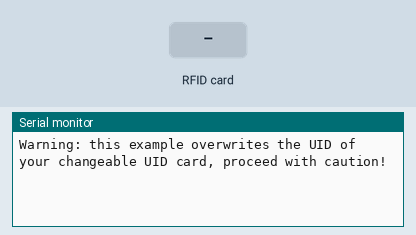
Recording of a sketch running on a simulated Arduino Uno, built with avr-gcc and run on an emulated ATmega328P. Shown: the last lines printed to the serial monitor. The inputs (shaded band) are chosen by the test bench.

Above: at 1.2 s.
1.3 s: RFID card DE AD BE EF held to the reader
At 2.2 s:
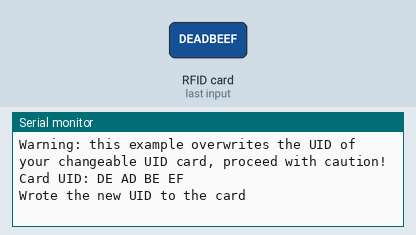
2.8 s: RFID card 5E 7A 19 C4 held to the reader
At 4.0 s:
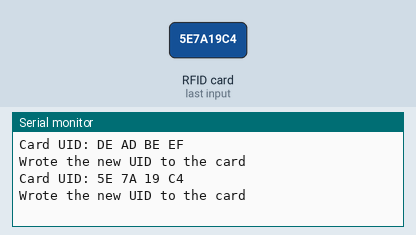

Measured:
- after the input at 1.3 s, the serial monitor: prints a new line after 0.06 s (image 1)
- after the input at 2.8 s, the serial monitor: prints a new line at once (image 2)

The sketch:

rfid_module.ino
```cpp
// RFID Reader Module

//  Example to show how to set the UID on a UID changeable MIFARE card

// Typical pin layout used:
/* -------------------------------------
 *             MFRC522      Arduino
 *             Reader/PCD   Uno
 * Signal      Pin          Pin
 * -------------------------------------
 * RST/Reset   RST          9
 * SPI SS      SDA(SS)      10
 * SPI MOSI    MOSI         11 / ICSP-4
 * SPI MISO    MISO         12 / ICSP-1
 * SPI SCK     SCK          13 / ICSP-3
*/

#include <SPI.h>
#include <MFRC522.h>

// Pinout Definitions
#define RST_PIN   9
#define SS_PIN    10
// Instantiate an RFID Reader module object of class MFRC522
MFRC522 mfrc522(SS_PIN, RST_PIN);

// Define a new UID
#define NEW_UID {0xDE, 0xAD, 0xBE, 0xEF}
// Define a new MIFARE key
MFRC522::MIFARE_Key key;

void setup() {
  // Initialise a serial connection with Baud rate of 9600
  Serial.begin(9600);
  // Wait until serial port is opened before proceeding
  while (!Serial);
  // Initialise the SPI bus
  SPI.begin();
  // Initialise the MFRC522 card
  mfrc522.PCD_Init();
  // Write user warning to the serial monitor
  Serial.println(F("Warning: this example overwrites the UID of your changeable UID card, proceed with caution!"));
  // Prepare the key (Factory default: FFFFFFFFFFFFh)
  for (byte i = 0; i < 6; i++) {
    key.keyByte[i] = 0xFF;
  }
}

void loop() {

  // Check if a new MFRC522 card is present and read the selected card
  if ( ! mfrc522.PICC_IsNewCardPresent() || ! mfrc522.PICC_ReadCardSerial() ) {
    delay(50);
    return;
  }
  // The UID and SAK of the selected card is now stored
  // Print the read UID to the serial monitor
  Serial.print(F("Card UID:"));
  for (byte i = 0; i < mfrc522.uid.size; i++) {
    Serial.print(mfrc522.uid.uidByte[i] < 0x10 ? " 0" : " ");
    Serial.print(mfrc522.uid.uidByte[i], HEX);
  }
  Serial.println();

  // Set the new UID
  byte newUid[] = NEW_UID;
  if ( mfrc522.MIFARE_SetUid(newUid, (byte)4, true) ) {
    Serial.println(F("Wrote the new UID to the card"));
  }

  // Halt PICC and re-select it so that DumpToSerial works
  mfrc522.PICC_HaltA();
  if ( ! mfrc522.PICC_IsNewCardPresent() || ! mfrc522.PICC_ReadCardSerial() ) {
    return;
  }

  // Dump the new memory contents to the serial monitor
  Serial.println(F("New UID and contents:"));
  mfrc522.PICC_DumpToSerial(&(mfrc522.uid));

  delay(2000);
}
```
